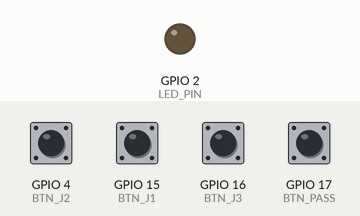
This sketch was run on a simulated ESP32. Parts: output pins drawn as LEDs (lit = HIGH). Dashed ring = blinking. Inputs (shaded band) come from the test bench; at power-on: GPIO 4 (BTN_J2), GPIO 15 (BTN_J1), GPIO 16 (BTN_J3), GPIO 17 (BTN_PASS) HIGH. WiFi joins after 1.5 s; servers stay silent unless stated; random numbers use the default seed unless the sketch sets one; no MQTT or app messages arrive unless stated; what the sketch prints to the serial monitor is not drawn.

Above: at 3.0 s.
3.1 s: GPIO 4 (BTN_J2) pulled LOW for 0.15 s
At 3.4 s:
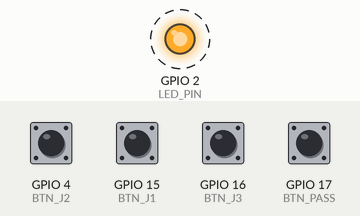
6.2 s: GPIO 15 (BTN_J1) pulled LOW for 0.15 s
15.3 s: GPIO 15 (BTN_J1) pulled LOW for 1 s
At 16.0 s:
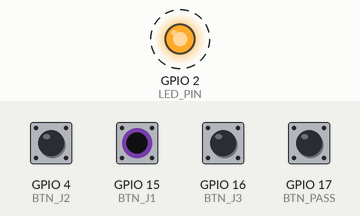
Timing chart, 0 to 20.3 s (numbered marks = the images above; inputs shaded):
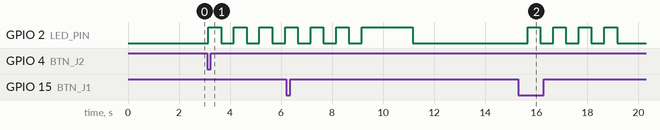

Measured:
- after the input at 3.1 s, GPIO 2 (LED_PIN): alternates HIGH for 0.50 s and LOW for 0.50 s, starting after 0.05 s
- after the input at 15.3 s, GPIO 2 (LED_PIN): alternates HIGH for 0.50 s and LOW for 0.50 s, 8 changes in all, then stays LOW, starting after 0.36 s

The sketch:

ambulance_beacon.ino
```cpp
/*
 * ============================================================
 *  FlowSync — Ambulance Position Beacon
 *  Runs on: ESP32 DevKit v1 (strapped to a toy ambulance)
 * ============================================================
 *
 *  In a real system, this would be a GPS tracker on the
 *  ambulance feeding live coordinates to the traffic backend.
 *  For our prototype, we simulate position with buttons:
 *
 *    Button 1 → "I'm approaching Junction 1"
 *    Button 2 → "I'm approaching Junction 2"
 *    Button 3 → "I'm approaching Junction 3"
 *    Button 4 → "I've passed all junctions / route change"
 *
 *  Press the buttons as you move the toy ambulance along the
 *  road mat. The backend picks up the position and triggers
 *  pre-clearing, warnings, and junction feedback.
 *
 *  Privacy feature: the beacon uses a rotating anonymous
 *  token that changes every 30 seconds. Public users never
 *  see a persistent ambulance identifier — they only see
 *  "emergency vehicle approaching from west, ~15s away".
 *  The operator dashboard shows the token for tracking,
 *  but even that can't be linked to a specific vehicle
 *  across token rotations.
 *
 *  Wiring:
 *    GPIO15 → Button 1 (other leg to GND) → "near J1"
 *    GPIO4  → Button 2 (other leg to GND) → "near J2"
 *    GPIO16 → Button 3 (other leg to GND) → "near J3"
 *    GPIO17 → Button 4 (other leg to GND) → "passed / reroute"
 *    GPIO2  → Built-in LED (blinks when active)
 *    All buttons use internal pull-ups. Press = LOW.
 *
 *  Libraries: WiFi, PubSubClient, ArduinoJson
 * ============================================================
 */

#include <WiFi.h>
#include <PubSubClient.h>
#include <ArduinoJson.h>

// ─── Config ─────────────────────────────────────────────────
#define WIFI_SSID    "FlowSync_Net"
#define WIFI_PASS    "flowsync123"
#define MQTT_BROKER  "192.168.1.100"
#define MQTT_PORT    1883

// ─── Pins ───────────────────────────────────────────────────
const int BTN_J1   = 15;
const int BTN_J2   = 4;
const int BTN_J3   = 16;
const int BTN_PASS = 17;   // "passed all junctions" or route change
const int LED_PIN  = 2;    // built-in LED

// ─── State ──────────────────────────────────────────────────
String currentNearest = "none";
String previousNearest = "none";
bool   evActive       = false;
String evToken        = "";
String heading        = "eastbound";  // assumed default direction

// Speed estimation: time between button presses
unsigned long lastButtonTime    = 0;
float         estimatedSpeedMps = 10.0;  // metres per second (default ~36 km/h)

// Privacy: token rotation
unsigned long lastTokenRotation = 0;
const unsigned long TOKEN_ROTATE_MS = 30000;  // new token every 30s

// Stale detection: if no button press for this long, we go inactive.
// This triggers the "stale location data" demo — warnings expire.
const unsigned long STALE_TIMEOUT_MS = 3000;
unsigned long lastButtonPress = 0;

// Debounce
const unsigned long DEBOUNCE_MS = 50;
unsigned long lastDebounce[4] = {0, 0, 0, 0};
bool lastBtnState[4] = {HIGH, HIGH, HIGH, HIGH};

// Junction positions (metres from start, for ETA calculation)
const float JUNCTION_POS[] = { 300.0, 600.0, 900.0 };  // J1, J2, J3

WiFiClient wifiClient;
PubSubClient mqtt(wifiClient);

// ─── Token Generation ───────────────────────────────────────
// A random 6-digit token. Changes every 30s so the public
// side can't build a movement history of this vehicle.

String generateToken() {
  char buf[10];
  snprintf(buf, sizeof(buf), "ev_%06ld", random(100000, 999999));
  return String(buf);
}

// ─── ETA Calculation ────────────────────────────────────────
// Rough estimate: given current position and speed, how long
// until we reach each junction?

float etaToJunction(int junctionIdx) {
  if (currentNearest == "none") return -1.0;

  // Where are we now? (approximate: at the nearest junction's position)
  int currentIdx = -1;
  if (currentNearest == "J1") currentIdx = 0;
  if (currentNearest == "J2") currentIdx = 1;
  if (currentNearest == "J3") currentIdx = 2;

  if (currentIdx < 0 || junctionIdx <= currentIdx) return 0.0;

  float dist = JUNCTION_POS[junctionIdx] - JUNCTION_POS[currentIdx];
  if (estimatedSpeedMps <= 0.1) return 999.0;
  return dist / estimatedSpeedMps;
}

// ─── Button Reading with Debounce ───────────────────────────

bool buttonPressed(int pin, int index) {
  bool reading = digitalRead(pin) == LOW;  // active low (pull-up)
  unsigned long now = millis();

  if (reading != lastBtnState[index]) {
    lastDebounce[index] = now;
  }
  lastBtnState[index] = reading;

  // Only register a press after stable for DEBOUNCE_MS
  if (reading && (now - lastDebounce[index]) > DEBOUNCE_MS) {
    lastDebounce[index] = now + 500;  // prevent re-trigger for 500ms
    return true;
  }
  return false;
}

// ─── Speed Estimation ───────────────────────────────────────
// When the user presses J1 → J2, we know the distance (300m)
// and the time gap, so we can estimate speed.

void updateSpeed(String from, String to) {
  unsigned long now = millis();
  if (lastButtonTime == 0) {
    lastButtonTime = now;
    return;
  }

  float timeSec = (now - lastButtonTime) / 1000.0;
  lastButtonTime = now;

  if (timeSec < 0.5) return;  // too fast, probably a double-press

  // Distance between adjacent junctions is 300m in our prototype
  float dist = 300.0;

  // Non-adjacent jumps (route change)
  if ((from == "J1" && to == "J3") || (from == "J3" && to == "J1"))
    dist = 600.0;

  estimatedSpeedMps = dist / timeSec;

  // Clamp to reasonable range (5-80 km/h → 1.4-22.2 m/s)
  if (estimatedSpeedMps < 1.4) estimatedSpeedMps = 1.4;
  if (estimatedSpeedMps > 22.2) estimatedSpeedMps = 22.2;

  Serial.printf("[SPEED] Estimated: %.1f m/s (%.0f km/h)\n",
                estimatedSpeedMps, estimatedSpeedMps * 3.6);
}

// ─── MQTT ───────────────────────────────────────────────────

void onFeedback(char* topic, byte* payload, unsigned int length) {
  // The backend tells us which junctions have secured green for us
  String msg = "";
  for (unsigned int i = 0; i < length; i++) msg += (char)payload[i];

  Serial.println("┌──────────────────────────────────┐");
  Serial.printf( "│  FEEDBACK: %s\n", msg.c_str());
  Serial.println("└──────────────────────────────────┘");
}

void publishPosition() {
  if (!mqtt.connected()) return;

  StaticJsonDocument<256> doc;
  doc["token"]     = evToken;
  doc["nearest"]   = currentNearest;
  doc["heading"]   = heading;
  doc["active"]    = evActive;
  doc["speed_mps"] = round(estimatedSpeedMps * 10) / 10.0;
  doc["timestamp"] = millis();

  // Include ETAs to each upcoming junction
  JsonObject etas = doc.createNestedObject("etas");
  for (int j = 0; j < 3; j++) {
    float eta = etaToJunction(j);
    if (eta > 0) {
      char key[4];
      snprintf(key, sizeof(key), "J%d", j + 1);
      etas[key] = round(eta * 10) / 10.0;
    }
  }

  char buf[256];
  serializeJson(doc, buf);
  mqtt.publish("flowsync/ev/position", buf);
}

void connectWiFi() {
  if (WiFi.status() == WL_CONNECTED) return;
  Serial.printf("[WIFI] Connecting to %s", WIFI_SSID);
  WiFi.begin(WIFI_SSID, WIFI_PASS);
  int tries = 0;
  while (WiFi.status() != WL_CONNECTED && tries < 40) {
    delay(500);
    Serial.print(".");
    tries++;
  }
  if (WiFi.status() == WL_CONNECTED) {
    Serial.printf("\n[WIFI] Connected! IP: %s\n", WiFi.localIP().toString().c_str());
  } else {
    Serial.println("\n[WIFI] Failed. Will retry...");
  }
}

void connectMQTT() {
  if (mqtt.connected()) return;
  String clientId = "flowsync_ambulance_" + String(random(1000));
  if (mqtt.connect(clientId.c_str())) {
    Serial.println("[MQTT] Connected. Listening for feedback.");
    mqtt.subscribe("flowsync/ev/feedback");
  } else {
    Serial.printf("[MQTT] Failed (rc=%d)\n", mqtt.state());
  }
}

// ─── Setup ──────────────────────────────────────────────────

void setup() {
  Serial.begin(115200);
  delay(300);

  Serial.println();
  Serial.println("╔════════════════════════════════════════╗");
  Serial.println("║  FlowSync Ambulance Beacon v1.0       ║");
  Serial.println("║  ESP32 — Position & Privacy           ║");
  Serial.println("╚════════════════════════════════════════╝");
  Serial.println();
  Serial.println("Buttons:");
  Serial.println("  GPIO15 = approaching J1");
  Serial.println("  GPIO4  = approaching J2");
  Serial.println("  GPIO16 = approaching J3");
  Serial.println("  GPIO17 = passed / route change");
  Serial.println();

  pinMode(BTN_J1,   INPUT_PULLUP);
  pinMode(BTN_J2,   INPUT_PULLUP);
  pinMode(BTN_J3,   INPUT_PULLUP);
  pinMode(BTN_PASS, INPUT_PULLUP);
  pinMode(LED_PIN,  OUTPUT);

  randomSeed(analogRead(0) + millis());
  evToken = generateToken();
  Serial.printf("[PRIVACY] Initial token: %s (rotates every 30s)\n", evToken.c_str());

  connectWiFi();
  mqtt.setServer(MQTT_BROKER, MQTT_PORT);
  mqtt.setCallback(onFeedback);
  mqtt.setBufferSize(512);
  connectMQTT();

  lastButtonPress = millis();
  Serial.println("[BOOT] Beacon ready. Press a button to start broadcasting.");
}

// ─── Main Loop ──────────────────────────────────────────────

unsigned long lastPublish = 0;

void loop() {
  unsigned long now = millis();

  // Network
  if (WiFi.status() != WL_CONNECTED) connectWiFi();
  if (!mqtt.connected()) connectMQTT();
  mqtt.loop();

  // ── Token rotation (privacy) ──
  if (now - lastTokenRotation > TOKEN_ROTATE_MS) {
    evToken = generateToken();
    lastTokenRotation = now;
    Serial.printf("[PRIVACY] Token rotated: %s\n", evToken.c_str());
  }

  // ── Read buttons ──
  previousNearest = currentNearest;

  if (buttonPressed(BTN_J1, 0)) {
    currentNearest = "J1";
    evActive = true;
    lastButtonPress = now;
    updateSpeed(previousNearest, "J1");
    Serial.println("[POS] → Approaching J1");
  }
  else if (buttonPressed(BTN_J2, 1)) {
    currentNearest = "J2";
    evActive = true;
    lastButtonPress = now;
    updateSpeed(previousNearest, "J2");
    Serial.println("[POS] → Approaching J2");
  }
  else if (buttonPressed(BTN_J3, 2)) {
    currentNearest = "J3";
    evActive = true;
    lastButtonPress = now;
    updateSpeed(previousNearest, "J3");
    Serial.println("[POS] → Approaching J3");
  }
  else if (buttonPressed(BTN_PASS, 3)) {
    Serial.println("[POS] → Passed / route complete");
    evActive = false;
    currentNearest = "past";
    lastButtonPress = now;
  }

  // ── Stale detection ──
  // If nobody's pressed a button in 3 seconds while we were active,
  // that means the "GPS" data is stale. Warnings should expire.
  if (evActive && (now - lastButtonPress > STALE_TIMEOUT_MS)) {
    evActive = false;
    Serial.println("[STALE] No position update for 3s — going inactive.");
    Serial.println("[STALE] (This triggers warning expiry on the backend.)");
  }

  // ── Publish position (every 500ms when active, every 2s when idle) ──
  unsigned long pubInterval = evActive ? 500 : 2000;
  if (now - lastPublish >= pubInterval) {
    publishPosition();
    lastPublish = now;

    // Blink LED when active
    if (evActive) {
      digitalWrite(LED_PIN, !digitalRead(LED_PIN));
    } else {
      digitalWrite(LED_PIN, LOW);
    }

    // Debug output
    if (evActive) {
      Serial.printf("[TX] token=%s nearest=%s speed=%.1fm/s heading=%s\n",
                    evToken.c_str(), currentNearest.c_str(),
                    estimatedSpeedMps, heading.c_str());
      for (int j = 0; j < 3; j++) {
        float eta = etaToJunction(j);
        if (eta > 0) {
          Serial.printf("     ETA to J%d: %.1fs\n", j + 1, eta);
        }
      }
    }
  }
}
```
